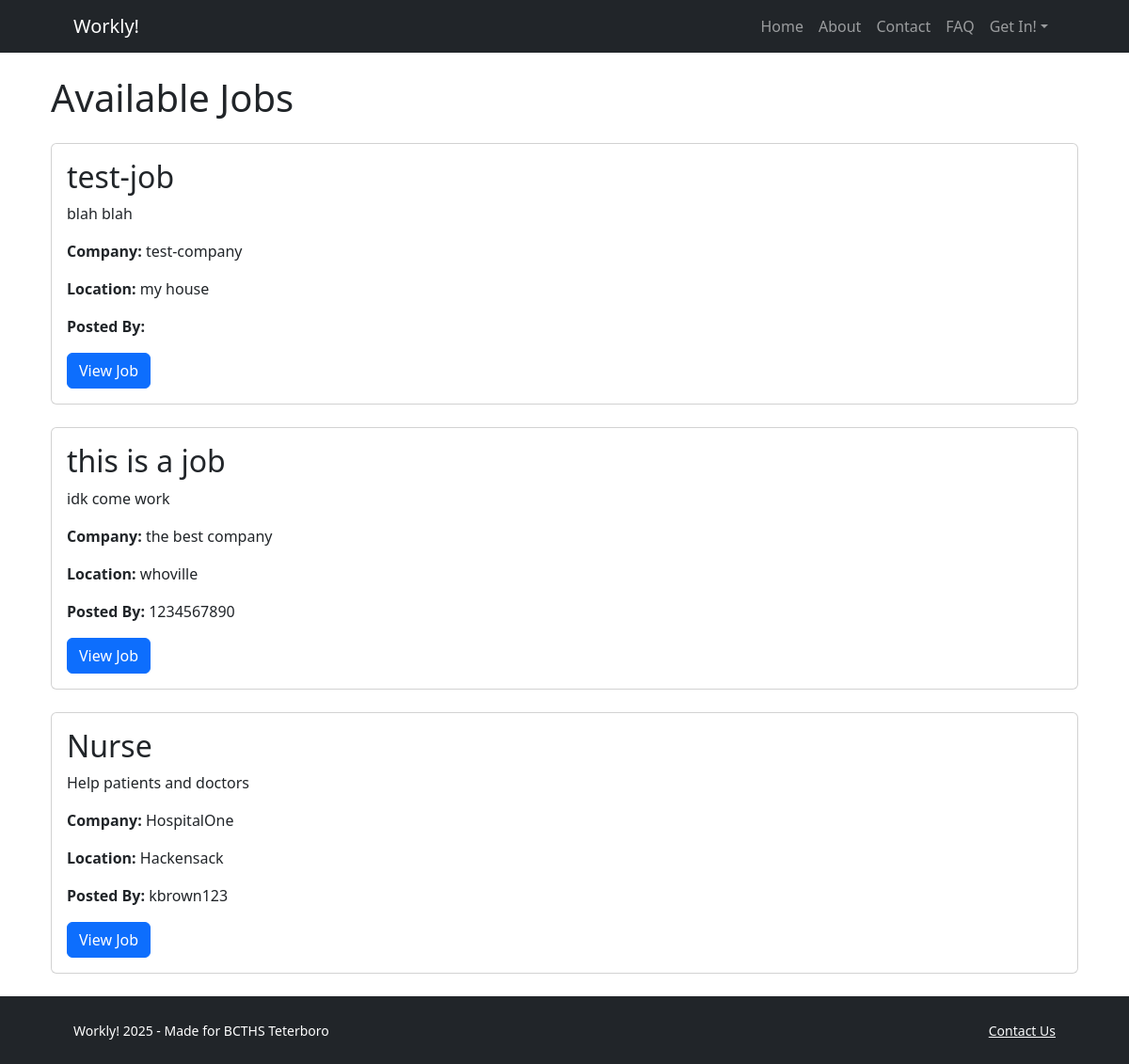
The page /jobs/ on the database as committed earlier.
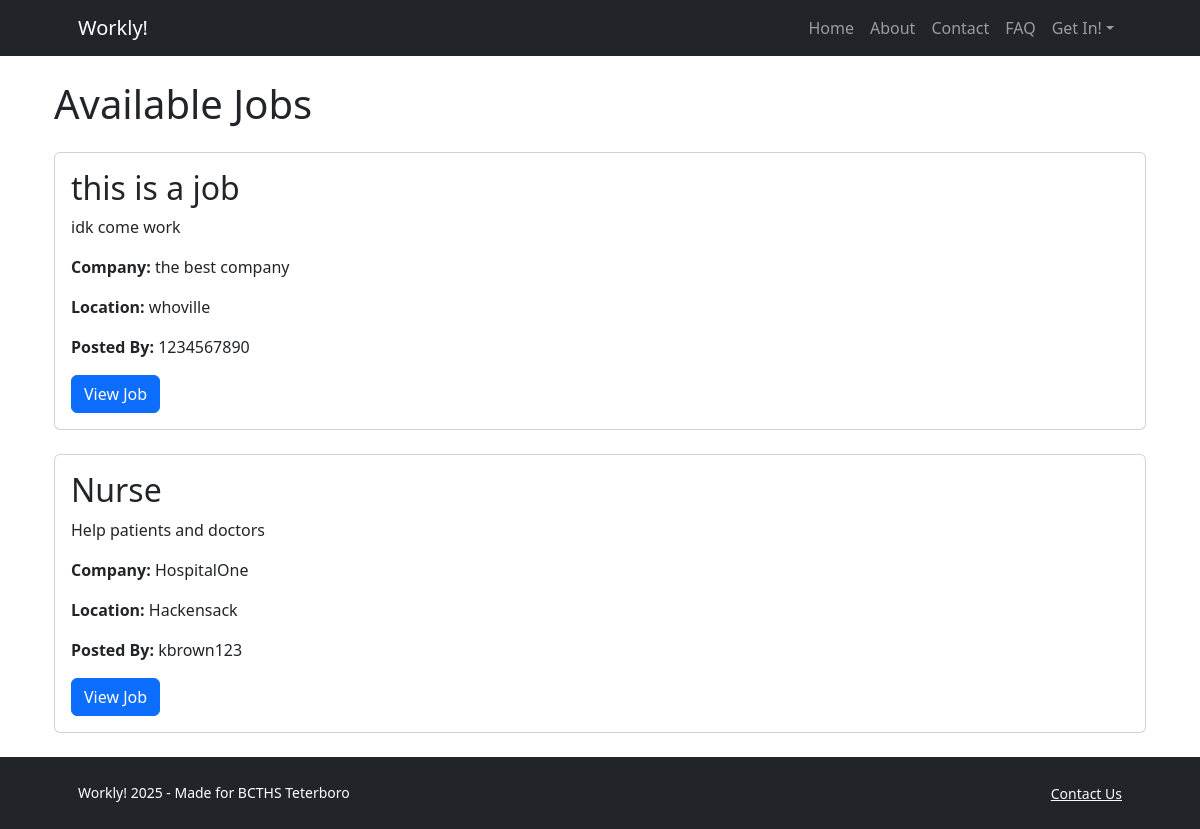
The same page on the database as committed later.
### joblistings/models.py (models this page shows, shortened)
class JobPosting(models.Model):
    title = models.CharField(max_length=200)
    company = models.CharField(max_length=200)
    description = models.TextField()
    location = models.CharField(max_length=100)
    salary = models.DecimalField(max_digits=10, decimal_places=2)
    date_posted = models.DateTimeField(default=timezone.now)
    is_approved = models.BooleanField(default=False)
    posted_by = models.ForeignKey(settings.AUTH_USER_MODEL, on_delete = models.CASCADE, related_name = 'job_postings')

### accounts/models.py (models this page shows, shortened)
class CustomUser(AbstractUser):
    USER_TYPE_CHOICES = (
        ('employer', 'Employer'),
        ('applicant', 'Applicant'),
    )
    name = models.CharField(max_length=100)
    user_type = models.CharField(max_length=10, choices=USER_TYPE_CHOICES)
    groups = models.ManyToManyField(Group, related_name="customuser_groups", blank=True)
    user_permissions = models.ManyToManyField(Permission, related_name="customuser_permissions", blank=True)

### joblistings/views.py (the view)
# urls.py: path('jobs/', views.job_list, name='job_list'),
def job_list(request):
    jobs = JobPosting.objects.filter(is_approved=True)
    return render(request, 'job_list.html', {'jobs':jobs})

### templates/job_list.html
{% extends "base.html" %}
{% block content %}
<div class="container">
    <h1 class="my-4">Available Jobs</h1>
    <div class="row">
        {% for job in jobs %}
            <div class="cold-md-6">
                <div class="card mb-4">
                    <div class="card-body">
                        <h2 class="card-title">{{job.title}}</h2>
                        <p class="card-text">{{job.description | truncatewords:20}}</p>
                        <p class="card-text"><strong>Company:</strong> {{ job.company }}</p>
                        <p class="card-text"><strong>Location:</strong> {{ job.location }}</p>
                        <p class="card-text"><strong>Posted By:</strong> {{ job.posted_by.username }}</p>
                        <a href="{% url 'job_detail' job.id %}" class="btn btn-primary">View Job</a>
                    </div>
                </div>
            </div>
            {%empty%}
            <p>No jobs available at the moment</p>
        {% endfor %}
    </div>
</div>
{% endblock content %}

Rows that differ between the two databases and show on the page:
removed JobPosting: title "test-job", description "blah blah", company "test-company", location "my house"
